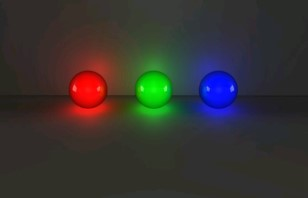
//> input picture CARLA/practicas/Imagenes y video/lightballs.jpg, 308 x 198 px
$ ./07-Práctica7_Separar_los_canales_de_una_imagen_de_color   (built with g++ and OpenCV 4)
//> lines starting //> are read from the running program, lines starting //| are printed output that depends on the picture
#include "opencv\cv.hpp"
#include <iostream>

using namespace cv;
using namespace std;

int main(int argc, char* argv[])
{
	// initialize object
	Mat original_image, modified_image;

	// load image from disk
	original_image = imread("lightballs.jpg", IMREAD_COLOR);
//> original_image is the input picture: 198 rows x 308 cols, CV_8UC3; mean B, G, R 49.4, 51.8, 54.2

	// check if the image is available
	if (!original_image.data)
	{
		cout << "Error in loading the image!" << endl;
	}
	else
	{
		// convert the image from BGR to RGB
		cvtColor(original_image, modified_image, CV_BGR2RGB);

		// create a channel for each color with image size
		Mat red_channel(modified_image.size(), CV_8UC1);
		Mat green_channel(modified_image.size(), CV_8UC1);
		Mat blue_channel(modified_image.size(), CV_8UC1);
		// create an array of all channels
		Mat channels_array[] = {red_channel, green_channel, blue_channel};
		// split the image to separate channels
		split(modified_image, channels_array);
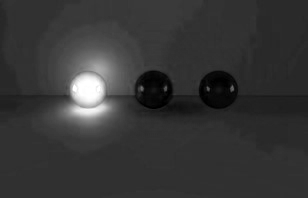
//> channels_array[0]: 198 rows x 308 cols, CV_8UC1; min 0, max 255, mean 54.2
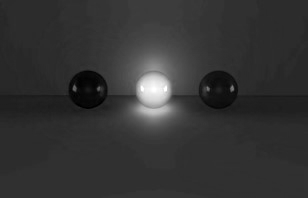
//> channels_array[1]: 198 rows x 308 cols, CV_8UC1; min 0, max 255, mean 51.8
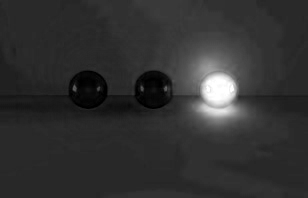
//> channels_array[2]: 198 rows x 308 cols, CV_8UC1; min 0, max 255, mean 49.4

		// create window canvases to show images
		namedWindow("L03_E02_Original", CV_WINDOW_AUTOSIZE);
		namedWindow("L03_E02_Modified", CV_WINDOW_AUTOSIZE);
		namedWindow("L03_E02_Red_Color", CV_WINDOW_AUTOSIZE);
		namedWindow("L03_E02_Green_Color", CV_WINDOW_AUTOSIZE);
		namedWindow("L03_E02_Blue_Color", CV_WINDOW_AUTOSIZE);

		// add images to windows
		imshow("L03_E02_Original", original_image);
		imshow("L03_E02_Modified", modified_image);
		imshow("L03_E02_Red_Color", red_channel);
		imshow("L03_E02_Green_Color", green_channel);
		imshow("L03_E02_Blue_Color", blue_channel);

		// wait till a key is pressed
		waitKey(0);

		// free memory
		destroyAllWindows();
	}
}
